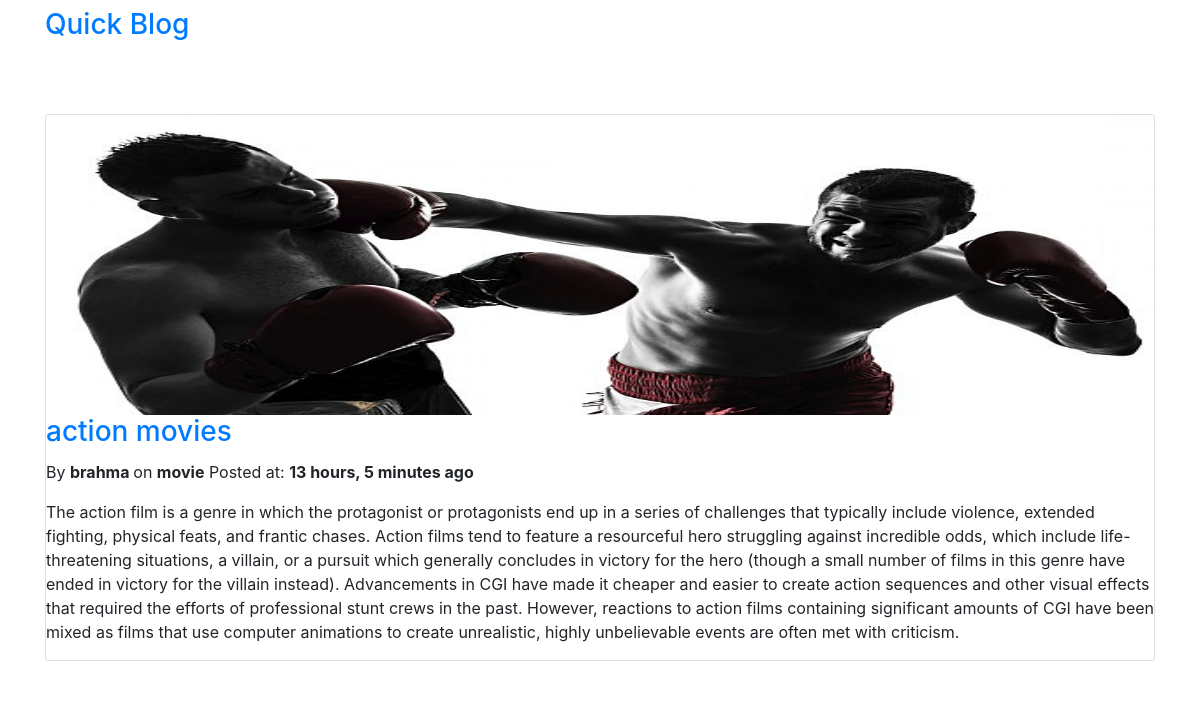
/posts/3/, run on the app's committed database.
### post/models.py (models this page shows, shortened)
class Post(models.Model):
    author = models.ForeignKey(User, on_delete=models.SET_NULL, null=True, blank=True)
    title = models.CharField(max_length=255)
    body = models.TextField()
    image = models.ImageField(upload_to='upload/images/posts/', null=True, blank=True)
    category = models.ForeignKey(Category, on_delete=models.SET_NULL, null=True, blank=True)
    created_at = models.DateTimeField(auto_now_add=True)

class Category(models.Model):
    title = models.CharField(max_length=255)
    def __str__(self):
        return self.title

### post/views.py (the view)
# urls.py: path('posts/<int:pk>/', PostDetail.as_view(), name='post_detail'),
class PostDetail(DetailView):
    template_name = 'post/detail.html'
    model = Post

### post/templates/post/detail.html (shortened to what this page needs)
<!DOCTYPE html>
<html lang="en">
<head>
    <link rel="stylesheet" href="https://maxcdn.bootstrapcdn.com/bootstrap/4.0.0-alpha.6/css/bootstrap.min.css">
</head>
<body>
<div class="container">
    <h3 class="text-primary py-2">Quick Blog</h3>
</div>
<nav class="navbar navbar-toggleable-md bg-inverse">
    <div class="container">
        <a class="navbar-brand text-white" href="/">Home</a>
    </div>
</nav>
<div class="container">
    <div class="card">
        <img class="card-img-top" src="{{ object.image.url }}" alt="{{ object.title }}" height="300">
        <div class="card-block">
            <div class="card-title">
                <h3 class="mt-0"><a href="{% url 'post_detail' object.id %}">{{ object.title }}</a></h3>
            </div>
            <p>By <strong>{{ object.author }} </strong> on <strong>{{ object.category }}</strong>
                Posted at: <strong>{{ object.created_at|timesince }} ago</strong>
            </p>
            <p>{{ object.body }}</p>
        </div>
    </div>
</div>
<div id="footer" class="bg-inverse text-white text-center py-2">
</div>
</body>
</html>

### data on the page
Post: image (picture), title "action movies", author "brahma", category "movie", created_at "13 hours, 5 minutes", body "The action film is a genre in which the protagonist or protagonists end up in a series of challenges that typically include violence, extended fighting, physical feats, and frantic chases. Action films tend to feature a resourceful hero struggling against incredible odds, which include life-threatening situations, a villain, or a pursuit which generally concludes in victory for the hero (though a small number of films in this genre have ended in victory for the villain instead). Advancements in CGI have made it cheaper and easier to create action sequences and other visual effects that required the efforts of professional stunt crews in the past. However, reactions to action films…"
